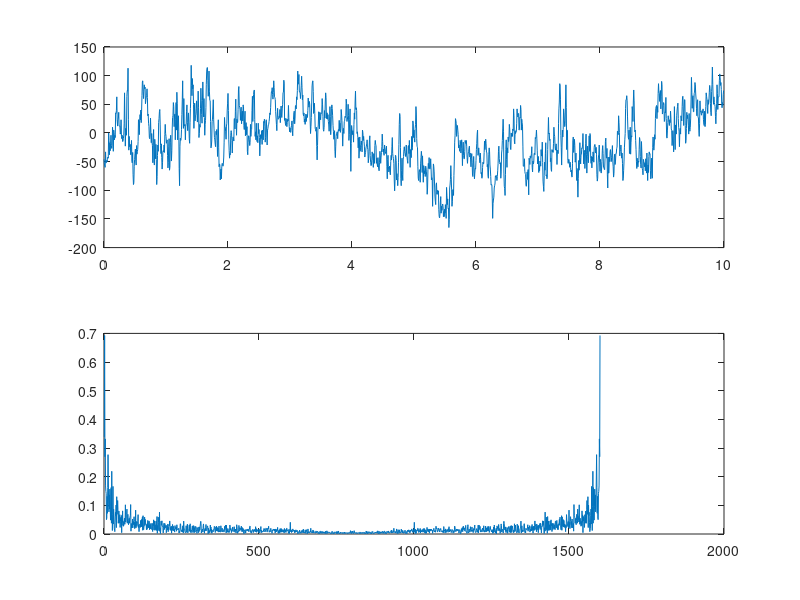

This chart was generated by the following MATLAB code:
clc;clear;close all
load('v2.mat','val');
X1 = val(1, :);
t=0:1/160:10-1/160;
fs=length(X1)/10;
subplot(2,1,1);
plot(t,X1);
fm=1:1600;
X1f=fft(X1,1600);
subplot(2,1,2);
plot(fm,abs(X1f)/max(X1f));



